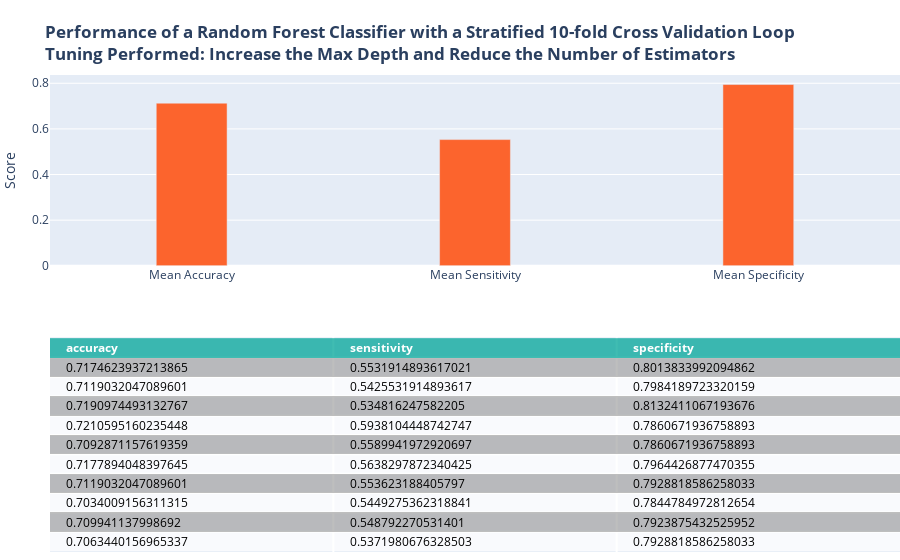

The notebook cell this image was saved under:
### Markdown cell above
#### NaiveBayes

### Code cell
from sklearn.naive_bayes import BernoulliNB
nb_clf = BernoulliNB()

score = []
for train,test in skf.split(X_mat,y):
    nb_clf.fit(X_mat[train],y.values.ravel()[train])
    y_hat = nb_clf.predict(X_mat[test])
    
    cm = confusion_matrix(y.loc[test],y_hat,labels=[1,0])
    score.append({'accuracy':(cm[0,0]+cm[1,1])/sum(cm.ravel()),
                'sensitivity':cm[0,0]/(cm[0,0]+cm[0,1]),
                'specificity':cm[1,1]/(cm[1,1]+cm[1,0])})
score = pd.DataFrame(score)
nbFig = plotMetrics(score, cellTitle)
nbFig.show()

### Figure 1 — Plotly figure (JSON) as saved in the notebook; plotly's stock layout.template omitted (floating-point values rounded to 4 significant figures)
{"data": [{"colorscale": [[0, "#00A699"], [0.5, "#a9a9a9"], [1, "#ffffff"]], "hoverinfo": "none", "opacity": 0.75, "showscale": false, "type": "heatmap", "z": [[0, 0, 0], [0.5, 0.5, 0.5], [1, 1, 1], [0.5, 0.5, 0.5], [1, 1, 1], [0.5, 0.5, 0.5], [1, 1, 1], [0.5, 0.5, 0.5], [1, 1, 1], [0.5, 0.5, 0.5], [1, 1, 1]]}, {"marker": {"color": "#FC642D"}, "type": "bar", "width": 0.25, "x": ["Mean Accuracy", "Mean Sensitivity", "Mean Specificity"], "xaxis": "x2", "y": [0.7128, 0.5532, 0.7944], "yaxis": "y2"}], "layout": {"annotations": [{"align": "left", "font": {"color": "#ffffff"}, "showarrow": false, "text": "<b>accuracy</b>", "x": -0.45, "xanchor": "left", "xref": "x", "y": 0, "yref": "y"}, {"align": "left", "font": {"color": "#ffffff"}, "showarrow": false, "text": "<b>sensitivity</b>", "x": 0.55, "xanchor": "left", "xref": "x", "y": 0, "yref": "y"}, {"align": "left", "font": {"color": "#ffffff"}, "showarrow": false, "text": "<b>specificity</b>", "x": 1.55, "xanchor": "left", "xref": "x", "y": 0, "yref": "y"}, {"align": "left", "font": {"color": "#000000"}, "showarrow": false, "text": "0.7174623937213865", "x": -0.45, "xanchor": "left", "xref": "x", "y": 1, "yref": "y"}, {"align": "left", "font": {"color": "#000000"}, "showarrow": false, "text": "0.5531914893617021", "x": 0.55, "xanchor": "left", "xref": "x", "y": 1, "yref": "y"}, {"align": "left", "font": {"color": "#000000"}, "showarrow": false, "text": "0.8013833992094862", "x": 1.55, "xanchor": "left", "xref": "x", "y": 1, "yref": "y"}, {"align": "left", "font": {"color": "#000000"}, "showarrow": false, "text": "0.7119032047089601", "x": -0.45, "xanchor": "left", "xref": "x", "y": 2, "yref": "y"}, {"align": "left", "font": {"color": "#000000"}, "showarrow": false, "text": "0.5425531914893617", "x": 0.55, "xanchor": "left", "xref": "x", "y": 2, "yref": "y"}, {"align": "left", "font": {"color": "#000000"}, "showarrow": false, "text": "0.7984189723320159", "x": 1.55, "xanchor": "left", "xref": "x", "y": 2, "yref": "y"}, {"align": "left", "font": {"color": "#000000"}, "showarrow": false, "text": "0.7190974493132767", "x": -0.45, "xanchor": "left", "xref": "x", "y": 3, "yref": "y"}, {"align": "left", "font": {"color": "#000000"}, "showarrow": false, "text": "0.534816247582205", "x": 0.55, "xanchor": "left", "xref": "x", "y": 3, "yref": "y"}, {"align": "left", "font": {"color": "#000000"}, "showarrow": false, "text": "0.8132411067193676", "x": 1.55, "xanchor": "left", "xref": "x", "y": 3, "yref": "y"}, {"align": "left", "font": {"color": "#000000"}, "showarrow": false, "text": "0.7210595160235448", "x": -0.45, "xanchor": "left", "xref": "x", "y": 4, "yref": "y"}, {"align": "left", "font": {"color": "#000000"}, "showarrow": false, "text": "0.5938104448742747", "x": 0.55, "xanchor": "left", "xref": "x", "y": 4, "yref": "y"}, {"align": "left", "font": {"color": "#000000"}, "showarrow": false, "text": "0.7860671936758893", "x": 1.55, "xanchor": "left", "xref": "x", "y": 4, "yref": "y"}, {"align": "left", "font": {"color": "#000000"}, "showarrow": false, "text": "0.7092871157619359", "x": -0.45, "xanchor": "left", "xref": "x", "y": 5, "yref": "y"}, {"align": "left", "font": {"color": "#000000"}, "showarrow": false, "text": "0.5589941972920697", "x": 0.55, "xanchor": "left", "xref": "x", "y": 5, "yref": "y"}, {"align": "left", "font": {"color": "#000000"}, "showarrow": false, "text": "0.7860671936758893", "x": 1.55, "xanchor": "left", "xref": "x", "y": 5, "yref": "y"}, {"align": "left", "font": {"color": "#000000"}, "showarrow": false, "text": "0.7177894048397645", "x": -0.45, "xanchor": "left", "xref": "x", "y": 6, "yref": "y"}, {"align": "left", "font": {"color": "#000000"}, "showarrow": false, "text": "0.5638297872340425", "x": 0.55, "xanchor": "left", "xref": "x", "y": 6, "yref": "y"}, {"align": "left", "font": {"color": "#000000"}, "showarrow": false, "text": "0.7964426877470355", "x": 1.55, "xanchor": "left", "xref": "x", "y": 6, "yref": "y"}, {"align": "left", "font": {"color": "#000000"}, "showarrow": false, "text": "0.7119032047089601", "x": -0.45, "xanchor": "left", "xref": "x", "y": 7, "yref": "y"}, {"align": "left", "font": {"color": "#000000"}, "showarrow": false, "text": "0.553623188405797", "x": 0.55, "xanchor": "left", "xref": "x", "y": 7, "yref": "y"}, {"align": "left", "font": {"color": "#000000"}, "showarrow": false, "text": "0.7928818586258033", "x": 1.55, "xanchor": "left", "xref": "x", "y": 7, "yref": "y"}, {"align": "left", "font": {"color": "#000000"}, "showarrow": false, "text": "0.7034009156311315", "x": -0.45, "xanchor": "left", "xref": "x", "y": 8, "yref": "y"}, {"align": "left", "font": {"color": "#000000"}, "showarrow": false, "text": "0.5449275362318841", "x": 0.55, "xanchor": "left", "xref": "x", "y": 8, "yref": "y"}, {"align": "left", "font": {"color": "#000000"}, "showarrow": false, "text": "0.7844784972812654", "x": 1.55, "xanchor": "left", "xref": "x", "y": 8, "yref": "y"}, {"align": "left", "font": {"color": "#000000"}, "showarrow": false, "text": "0.709941137998692", "x": -0.45, "xanchor": "left", "xref": "x", "y": 9, "yref": "y"}, {"align": "left", "font": {"color": "#000000"}, "showarrow": false, "text": "0.548792270531401", "x": 0.55, "xanchor": "left", "xref": "x", "y": 9, "yref": "y"}, {"align": "left", "font": {"color": "#000000"}, "showarrow": false, "text": "0.7923875432525952", "x": 1.55, "xanchor": "left", "xref": "x", "y": 9, "yref": "y"}, {"align": "left", "font": {"color": "#000000"}, "showarrow": false, "text": "0.7063440156965337", "x": -0.45, "xanchor": "left", "xref": "x", "y": 10, "yref": "y"}, {"align": "left", "font": {"color": "#000000"}, "showarrow": false, "text": "0.5371980676328503", "x": 0.55, "xanchor": "left", "xref": "x", "y": 10, "yref": "y"}, {"align": "left", "font": {"color": "#000000"}, "showarrow": false, "text": "0.7928818586258033", "x": 1.55, "xanchor": "left", "xref": "x", "y": 10, "yref": "y"}], "autosize": true, "margin": {"b": 0, "l": 50, "r": 0, "t": 75}, "title": {"text": "<b>Performance of a Random Forest Classifier with a Stratified 10-fold Cross Validation Loop<br>Tuning Performed: Increase the Max Depth and Reduce the Number of Estimators</b>"}, "xaxis": {"autorange": true, "dtick": 1, "gridwidth": 2, "range": [-0.5, 2.5], "showticklabels": false, "tick0": -0.5, "ticks": "", "zeroline": false}, "xaxis2": {"anchor": "y2", "autorange": true, "range": [-0.5, 2.5], "type": "category"}, "yaxis": {"autorange": true, "domain": [0, 0.45], "dtick": 1, "gridwidth": 2, "range": [10.5, -0.5], "showticklabels": false, "tick0": 0.5, "ticks": "", "zeroline": false}, "yaxis2": {"anchor": "x2", "autorange": true, "domain": [0.6, 1], "range": [0, 0.8362], "title": {"text": "Score"}, "type": "linear"}}}
